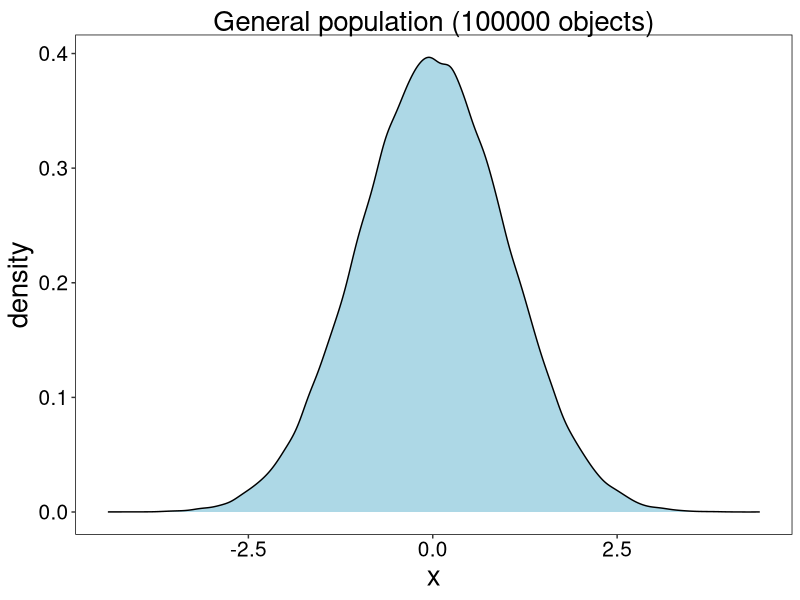
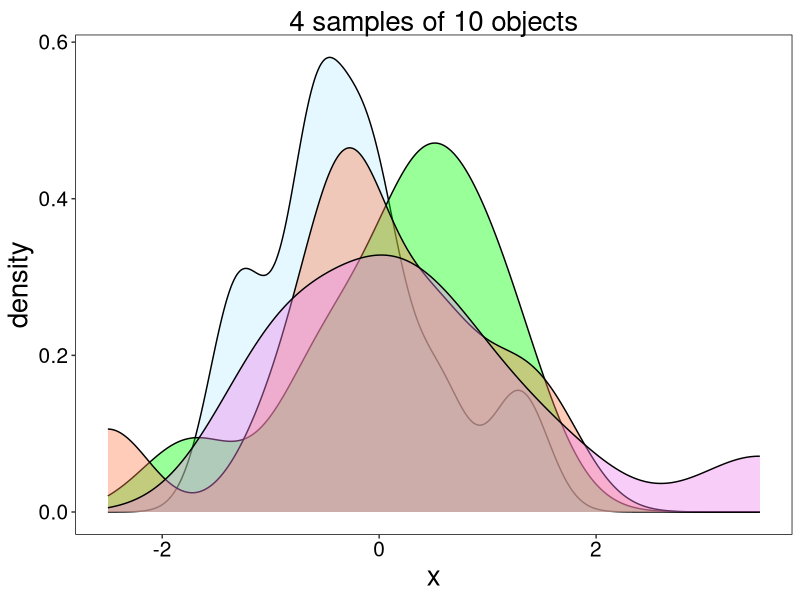
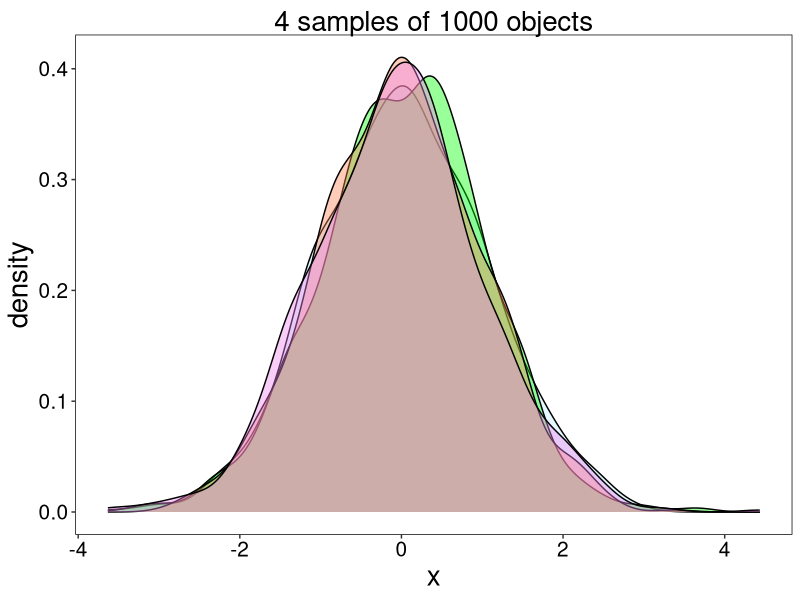
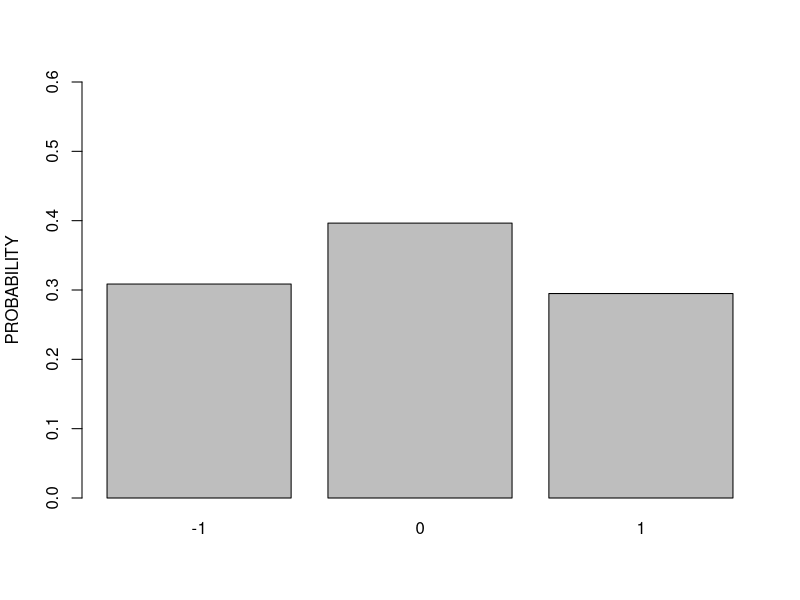
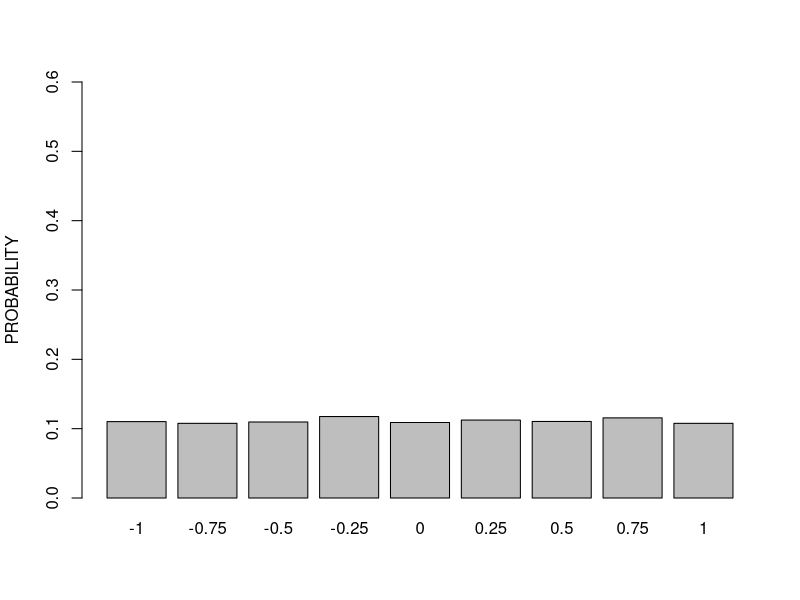
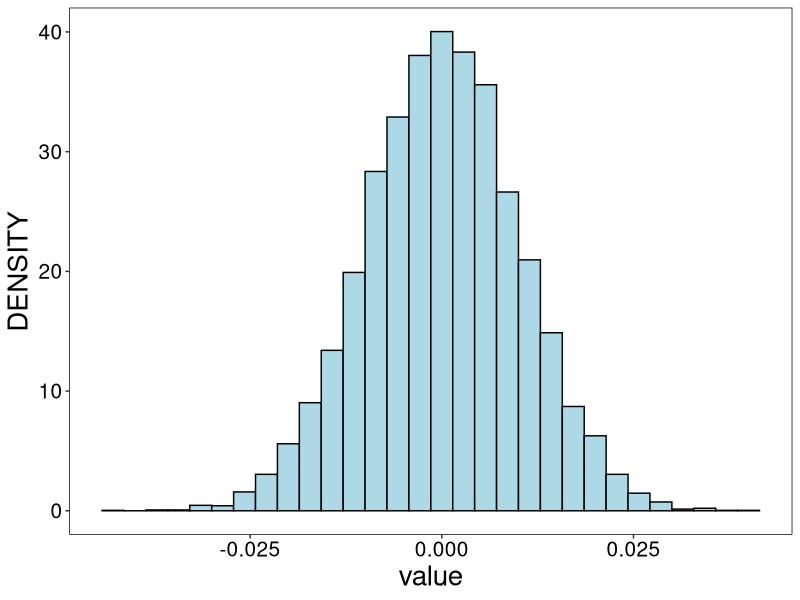
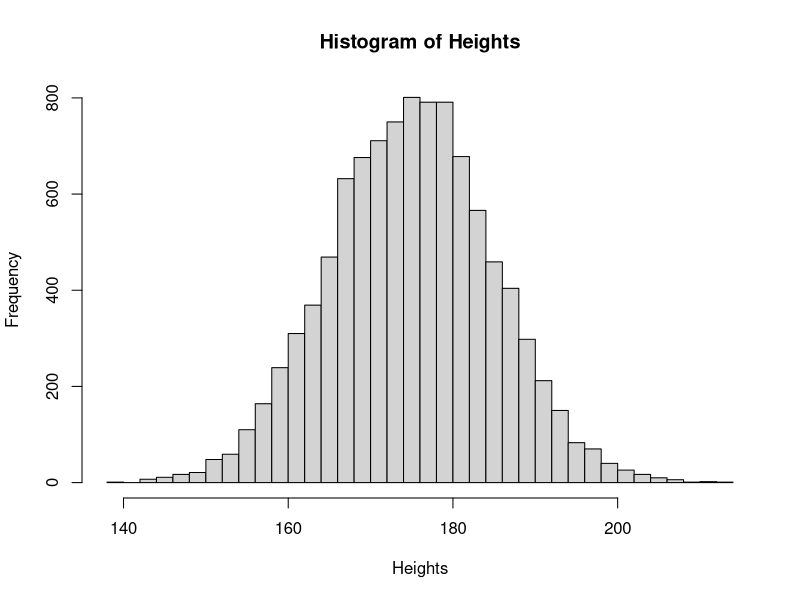
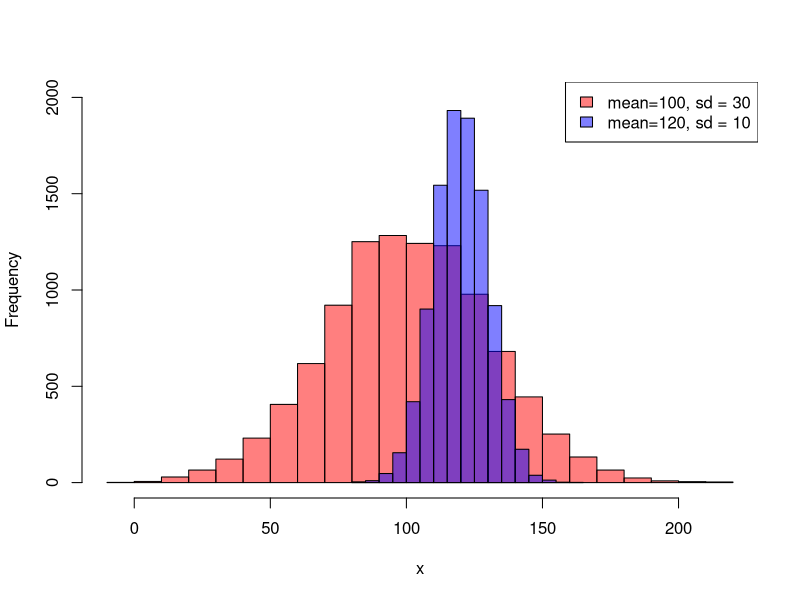

Write R code to recreate these figures, in order.
## ---- chunk 1
knitr::opts_chunk$set(echo = F, fig.width = 8, fig.height = 4, dpi = 300)
library(dplyr)
library(tidyr)
library(ggplot2)

theme_custom <- theme(
    axis.text = element_text(size = 15),
    axis.title = element_text(size = 20),
    plot.title = element_text(size = 20, hjust = 0.5),
    plot.subtitle = element_text(size = 15, hjust = 0.5),
    legend.title = element_text(size = 15),
    legend.text = element_text(size = 15),
    panel.background = element_rect(fill = "white"), 
    panel.grid = element_blank()
  )

theme_set(theme_custom)
## ---- chunk 2
normgenpop <- rnorm(100000) %>%  as.data.frame(nm = 'x')
normgenpop %>% ggplot(aes(x=x)) +
geom_density(col='black', fill="lightblue") +
labs(title='General population (100000 objects)')
    # theme(title = element_text(size=20))

# normgenpop = rnorm(100000) 
# hist(normgenpop, br=50, xlab='X', main = 'General population')
## ---- chunk 3
ggplot() + 
  geom_density(data=sample_n(normgenpop, 10), fill='lightblue1',
                 aes(x=x), alpha=0.4) +
  geom_density(data=sample_n(normgenpop, 10),fill='green', 
                 aes(x=x), alpha=0.4) + 
  geom_density(data=sample_n(normgenpop, 10), fill='coral',
                 aes(x=x), alpha=0.4) + 
  geom_density(data=sample_n(normgenpop, 10), fill = 'violet',
                 aes(x=x), alpha=0.4) +
  # theme_classic() +
  labs(title='4 samples of 10 objects')
  # theme(title = element_text(size=20))
## ---- chunk 4
ggplot() + 
  geom_density(data=sample_n(normgenpop, 1000), fill='lightblue1',
                 aes(x=x), alpha=0.4) +
  geom_density(data=sample_n(normgenpop, 1000),fill='green', 
                 aes(x=x), alpha=0.4) + 
  geom_density(data=sample_n(normgenpop, 1000), fill='coral',
                 aes(x=x), alpha=0.4) + 
  geom_density(data=sample_n(normgenpop, 1000), fill = 'violet',
                 aes(x=x), alpha=0.4) +
  # theme_classic() + 
  labs(title='4 samples of 1000 objects') 
  # theme(title = element_text(size=20))
## ---- chunk 5
#| fig-height: 6
#| fig-width: 6

sample(c(-1,0,1), 10000, replace = T, prob = c(0.3, 0.4, 0.3)) |> 
  table() |>  prop.table() |> 
  barplot(ylim = c(0,0.6), ylab='PROBABILITY')
## ---- chunk 6

#| fig-height: 6
#| fig-width: 6

sample(seq(-1,1,0.25), 10000, replace = T) |> 
  table() |>  prop.table() |> 
  barplot(ylim = c(0,0.6), ylab='PROBABILITY')

## ---- chunk 7
rnorm(mean=0, sd = 0.01, n = 10000) |> as.data.frame(nm='value') |> 
ggplot() + 
  geom_histogram(aes(x = value, y = after_stat(density)), 
                 # binwidth=0.2, 
                 col='black', fill='lightblue') +
  # xlim(c(-1,11)) + 
  ylab('DENSITY')
## ---- chunk 8
Heights <- rnorm(10000, mean = 175, sd = 10)
hist(Heights, breaks = 30, freq = T,
     # main = 'Sample distribution of 10000 people\'s heights' 
     )
## ---- chunk 9
Heights_sd30 <- rnorm(10000, mean = 100, sd = 30)
Heights_sd10 <- rnorm(10000, mean = 120, sd = 10)

hist(Heights_sd30, breaks = 30, freq = T, 
     col = rgb(1, 0, 0, alpha = 0.5), ylim= c(0, 2000), 
     main='', xlab='x')
hist(Heights_sd10, breaks = 20, freq = T, 
     col = rgb(0, 0, 1, alpha = 0.5), add = TRUE)

legend("topright", legend = c("mean=100, sd = 30", "mean=120, sd = 10"), 
       fill = c(rgb(1, 0, 0, alpha = 0.5),
                rgb(0, 0, 1, alpha = 0.5)))
## ---- chunk 10
hist(Heights, breaks = 30, freq = T, ylim = c(0,1000))

abline(v=mean(Heights), col='green', lwd=5)
text(mean(Heights)+0.4*sd(Heights), 900, 'Mean', cex=1, )

abline(v=mean(Heights)+sd(Heights), col='blue', lwd=5)
abline(v=mean(Heights)-sd(Heights), col='blue', lwd=5)
text(mean(Heights), 500, '68%', cex=2, col = "blue")

text(mean(Heights)+1.4*sd(Heights), 900, ' + SD', cex=1)


abline(v=mean(Heights)+2*sd(Heights), col='orange', lwd=5)
abline(v=mean(Heights)-2*sd(Heights), col='orange', lwd=5)
text(mean(Heights)+1.5*sd(Heights), 500, '95%', 
     cex=1.5, col = "orange")

text(mean(Heights)+2.4*sd(Heights), 900, ' + 2 SD', cex=1)

abline(v=mean(Heights)+3*sd(Heights), col='red', lwd=5)
abline(v=mean(Heights)-3*sd(Heights), col='red', lwd=5)
text(mean(Heights)+2.5*sd(Heights), 500, '99.7%', 
     cex=1.3, col = "red")

text(mean(Heights)+3.4*sd(Heights), 900, ' + 3 SD', cex=1)

## ---- chunk 11
raindrops <- runif(10000, min=0, max=10)

hist(raindrops, 
     breaks = 30, 
     freq = T,
     xlab = 'Coordinate',
     main = 'Sample distribution of a raindrop falling on\na line from 0 to 10 (10000 raindrops)')
# Probability of raindrop
## ---- chunk 12

ggplot() +
  geom_density(data=rexp(rate = 1, n=100000) %>% data.frame(value = .),
               aes(x=value,  col='1'),
               # col='red'
               ) +
  geom_density(data=rexp(rate = 5, n=100000) %>% data.frame(value = .), 
               aes(x=value, col='5'),
               # col='blue'
               ) +
  xlim(c(0,3)) + 
  scale_color_manual(values=c('1'='red', '5'='blue'), 
                     name='Lambda')
## ---- chunk 13
coin_toss <- rbinom(10000, size = 100, p=0.5)
hist(coin_toss, breaks = 30, freq = T,
     xlab = 'Number of heads received (k)', 
     ylab = "Number of experiments",
     main = 'Sample distribution of successes in 10000 experiments of 10x coin tosses')
## ---- chunk 14

coin_toss_100 <- rbinom(10000, size = 100, p=0.5)
coin_toss_10 <- rbinom(10000, size = 10, p=0.5)

coin_toss_left <- rbinom(10000, size = 10, p=0.25)
coin_toss_right <- rbinom(10000, size = 10, p=0.75)

par(mfrow=c(1,2))
hist(coin_toss_left, breaks = 10, freq = T, 
     xlab = 'Number of heads received (k)', 
     ylab = "Number of experiments",
     main = "", 
     xlim=c(0, 12), 
     ylim = c(0,3500),
     col = rgb(0, 0, 1, alpha = 0.5))

hist(coin_toss_right, breaks = 10, freq = T, 
     xlab = 'Number of heads received (k)', 
     ylab = "Number of experiments",
     main = "", add=T, 
     col = rgb(1, 0, 0, alpha = 0.5))


legend("topright", legend = c("p=0.75",
                              "p=0.25"), 
       fill = c(rgb(1, 0, 0, alpha = 0.5),
                rgb(0, 0, 1, alpha = 0.5)))

hist(coin_toss_100, breaks = 20, freq = T, 
     xlab = 'Number of heads received (k)', 
     ylab = "Number of experiments",
     main = "", 
     xlim=c(0, 100), 
     ylim = c(0,2500),
     col = rgb(1, 0, 0, alpha = 0.5))

hist(coin_toss_10, breaks = 10, freq = T, 
     add=T, 
     col = rgb(0, 0, 1, alpha = 0.5))

legend("topright", legend = c("n=10",
                              "n=100"), 
       fill = c(rgb(0, 0, 1, alpha = 0.5),
                rgb(1, 0, 0, alpha = 0.5)))
## ---- chunk 15
pois_rand <- rpois(10000, 10)

hist(pois_rand, breaks = 30, freq = T, 
     xlab = 'Number of successes',
     main = 'Sample distribution of the number of \nlightning strikes per hour (10 expected, recorded 10000 h)',
     xlim = c(0, 30))
## ---- chunk 16
pois_rand <- rpois(10000, 10)
pois_rand_2 <- rpois(10000, 60)
pois_rand_3 <- rpois(10000, 3)

hist(pois_rand, breaks = 30, freq = T, 
     xlab = 'Number of successes',
     # ylab = "Number of experiments", 
     ylim = c(0, 2800),
     xlim = c(0, 100),
     main = "",
     col = rgb(0, 0, 1, alpha = 0.5),
     )

hist(pois_rand_2, breaks = 30, freq = T,
     col = rgb(0, 1, 0, alpha = 0.5),
     add = T)

hist(pois_rand_3, breaks = 10, freq = T, 
     col = rgb(1, 0, 0, alpha = 0.5),
     add = T)


legend("topright", legend = c("lambda=3", 
                              "lambda=10",
                              "lambda=60"), 
       fill = c(rgb(1, 0, 0, alpha = 0.5),
                rgb(0, 0, 1, alpha = 0.5),
                rgb(0, 1, 0, alpha = 0.5)))
## ---- chunk 17
mode_fun <- function(x) x %>% table() %>% sort(decreasing = T) %>% head(1) %>% names() %>% as.numeric()
## ---- chunk 18
twomodes <- c(rbinom(10000, 31, 0.4), rbinom(10000, 31, 0.7))

hist(twomodes, breaks=30, 
     main=NULL,
     xlab='X')
abline(v = 30*0.4, lwd=3, col='red')
abline(v = 31*0.7, lwd=3, col='red')
abline(v = mean(twomodes), lwd=3, col='blue')
abline(v = median(twomodes), lwd=3, col='green3')

legend("topright",
       col = c('red', 'blue', 'green3'), 
       legend = c('modes', 'mean', "median"), 
        lwd = 3, bty = "n")

## ---- chunk 19
expsmall <- rexp(10000, 10)

hist(expsmall, breaks=30, 
     main=NULL,
     xlab='X')
abline(v = mode_fun(expsmall), lwd=3, col='red')
abline(v = mean(expsmall), lwd=3, col='blue')
abline(v = median(expsmall), lwd=3, col='green3')

legend("topright",
       col = c('red', 'blue', 'green3'), 
       legend = c('mode', 'mean', "median"), 
        lwd = 3, bty = "n")

## ---- chunk 20
normoutlier <- c(rnorm(100), 50, 50, 50)

hist(normoutlier, breaks=60, 
     main=NULL,
     xlab='X')
# abline(v = 0, lwd=3, col='red')
abline(v = mean(normoutlier), lwd=3, col='blue')
abline(v = median(normoutlier), lwd=3, col='green3')

# text(x=7, y=10, label='mean')

legend("topright",
       col = c(
         # 'red',
         'blue', 'green3'), 
       legend = c(
         # 'mode',
         'mean', "median"), 
        lwd = 3, bty = "n")

## ---- chunk 21
rnorm(n=5, mean=100, sd=10)
## ---- chunk 22
dnorm(x=100, mean=100, sd=10)
## ---- chunk 23
pnorm(q = 80, mean=100, sd=10) # prob to obtain any value less than 80
pnorm(q = c(70,80,90,110,120,130), mean=100, sd=10)
## ---- chunk 24
qnorm(p = c(0.003, 0.05, 0.16, 0.84, 0.95, 0.997), mean=100, sd=10)
## ---- chunk 25
sample_size <- 100 
n_samples <- 1000

df_trial <- data.frame(
  sample_ID = rep(1:n_samples, each=sample_size),
  value = runif(sample_size*n_samples, 0, 10)
  # value = rnorm(sample_size*n_samples, 0, 2)
  # value = rexp(sample_size*n_samples, 1)
  )

df_trial |> group_by(sample_ID) |> 
  summarize(m = mean(value)) |> 
  ggplot() + geom_histogram(aes(x=m), bins=30, col='black', fill='skyblue')
## ---- chunk 26
sample_size <- 1000
n_samples <- 1000

df_trial <- data.frame(
  sample_ID = rep(1:n_samples, each=sample_size),
  value = runif(sample_size*n_samples, 0, 10)
  # value = rnorm(sample_size*n_samples, 0, 2)
  # value = rexp(sample_size*n_samples, 1)
  )

df_trial |> group_by(sample_ID) |> 
  summarize(m = mean(value)) |> 
  ggplot() + geom_histogram(aes(x=m), bins=30, col='black', fill='skyblue')
## ---- chunk 27
sample_size <- 1000
n_samples <- 1000

df_trial <- data.frame(
  sample_ID = rep(1:n_samples, each=sample_size),
  # value = runif(sample_size*n_samples, 0, 10)
  # value = rnorm(sample_size*n_samples, 0, 2)
  value = rexp(sample_size*n_samples, 2)
  )

df_trial |> group_by(sample_ID) |> 
  summarize(m = mean(value)) |> 
  ggplot() + geom_histogram(aes(x=m), bins=30, col='black', fill='skyblue')
## ---- chunk 28
se <- function(x){
  sd(x)/(sqrt(length(x)))
}
## ---- chunk 29
sample_size <- 100 
n_samples <- 10000

df_trial <- tibble(
  sample_ID = rep(1:n_samples, each=sample_size),
  value = runif(sample_size*n_samples, 0, 10)
  )

df_standart <- df_trial |> group_by(sample_ID) |> 
  summarize(m = mean(value)) |> 
  mutate(z_m = (m - mean(m))/sd(m)) 

 df_standart |> 
  ggplot() + 
  geom_density(aes(x=m, fill='Before'),
               # bins=30, col='black',
               # fill='skyblue'
               ) +
  geom_density(aes(x=z_m, fill='After'),
               # bins=30, col='black', 
               # fill='red3'
               ) +
  
   scale_fill_manual(values=c('Before'='skyblue', 'After'='red3'), 
                     name='Standartization')
## ---- chunk 30
 df_standart |> 
  ggplot() + 
  geom_density(aes(x=z_m), fill='red3', alpha=.4
               # bins=30, col='black', 
               # fill='red3'
               ) +
  geom_vline(aes(xintercept = sd(z_m)), color='blue', lty=2, size=1.2) +
  geom_vline(aes(xintercept = -sd(z_m)), color='blue', lty=2, size=1.2) +
  geom_vline(aes(xintercept = 2*sd(z_m)), color='orange', lty=2, size=1.2) +
  geom_vline(aes(xintercept = -2*sd(z_m)), color='orange', lty=2, size=1.2) +
  geom_vline(aes(xintercept = 3*sd(z_m)), color='red', lty=2, size=1.2) +
  geom_vline(aes(xintercept = -3*sd(z_m)), color='red', lty=2, size=1.2) +
  xlab('Standartisized value')
## ---- chunk 31
 df_standart |> 
  ggplot() + 
  geom_density(aes(x=z_m), fill='red3', alpha=.4
               # bins=30, col='black', 
               # fill='red3'
               ) +
  geom_vline(aes(xintercept = sd(z_m)), color='blue', lty=2, size=1.5) +
  geom_vline(aes(xintercept = -sd(z_m)), color='blue', lty=2, size=1.5) +
  geom_vline(aes(xintercept = 2*sd(z_m)), color='orange', lty=2, size=1.5) +
  geom_vline(aes(xintercept = -2*sd(z_m)), color='orange', lty=2, size=1.5) +
  geom_vline(aes(xintercept = 3*sd(z_m)), color='red', lty=2, size=1.5) +
  geom_vline(aes(xintercept = -3*sd(z_m)), color='red', lty=2, size=1.5) +
  xlab('Standartisized value')
## ---- chunk 32
 df_standart |> 
  ggplot() + 
  geom_density(aes(x=z_m), fill='red3', alpha=.4
               # bins=30, col='black', 
               # fill='red3'
               ) +
  geom_vline(aes(xintercept = sd(z_m)), color='blue', lty=2, size=1.5) +
  geom_vline(aes(xintercept = -sd(z_m)), color='blue', lty=2, size=1.5) +
  geom_vline(aes(xintercept = 2*sd(z_m)), color='orange', lty=2, size=1.5) +
  geom_vline(aes(xintercept = -2*sd(z_m)), color='orange', lty=2, size=1.5) +
  geom_vline(aes(xintercept = 3*sd(z_m)), color='red', lty=2, size=1.5) +
  geom_vline(aes(xintercept = -3*sd(z_m)), color='red', lty=2, size=1.5) +
  xlab('Standartisized value')
## ---- chunk 33
#| fig-height: 7
#| fig-width: 10

sample_size <- 100
n_samples <- 1000
true_mean<-5


df_trial <- tibble(
  sample_ID = rep(1:n_samples, each=sample_size),
  value = rnorm(sample_size*n_samples, true_mean, 2)
  )

quantiles <- qnorm(0, 1, p = c(0.025, 0.975))

df_ci <- df_trial |> group_by(sample_ID) |> 
  summarize(mu = mean(value), 
            se_sample = se(value), 
            conf.min = mu + quantiles[1] * se_sample,
            conf.max = mu + quantiles[2] * se_sample) |> 
  mutate(out = ifelse((true_mean < conf.max) & (true_mean > conf.min), 'ok', 'missed'))

df_ci |>  
  ggplot(aes(y=sample_ID)) +
  geom_errorbar(aes(xmin = conf.min, xmax = conf.max, col=out)) +
  geom_vline(aes(xintercept = 5), col='red', lty=2, size=2) +
  labs(y="Sample", color='CI covers true mean') 
  
  

## ---- chunk 34
table(df_ci$out)
## ---- chunk 35
qnorm(c(0.025, 0.975), mean=0, sd=1)
## ---- chunk 36
qt(c(0.025, 0.975), df=13)
## ---- chunk 37
qt(c(0.025, 0.975), df=50)
